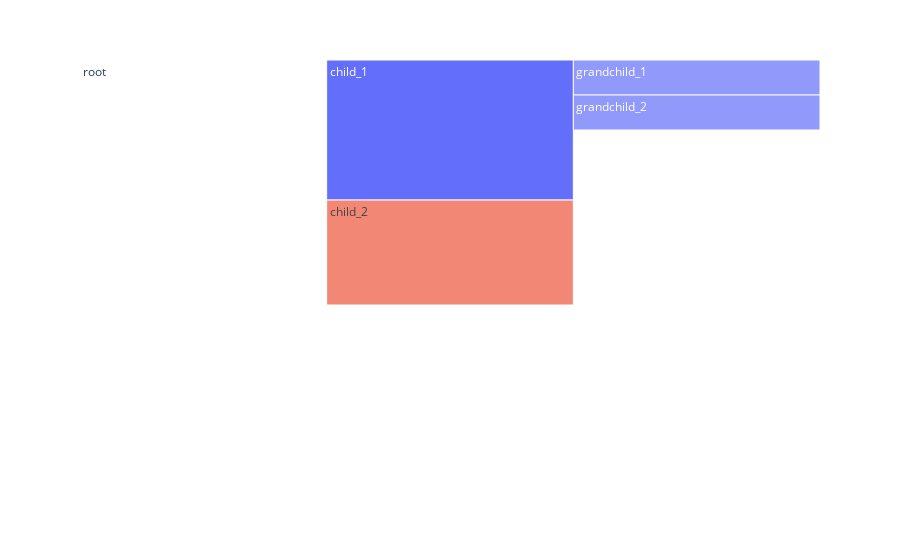

Here is the notebook cell this chart was saved with:
### Code cell
fig = px.icicle(data, names='id', parents='parent', values='value')
fig.show()

### Figure 1 — Plotly figure (JSON) as saved in the notebook; plotly's stock layout.template omitted (floating-point values rounded to 4 significant figures)
{"data": [{"domain": {"x": [0, 1], "y": [0, 1]}, "hovertemplate": "id=%{label}<br>value=%{value}<br>parent=%{parent}<extra></extra>", "labels": ["root", "child_1", "child_2", "grandchild_1", "grandchild_2"], "name": "", "parents": ["", "root", "root", "child_1", "child_1"], "type": "icicle", "values": [10, 4, 6, 2, 2]}], "layout": {"legend": {"tracegroupgap": 0}, "margin": {"t": 60}}}
